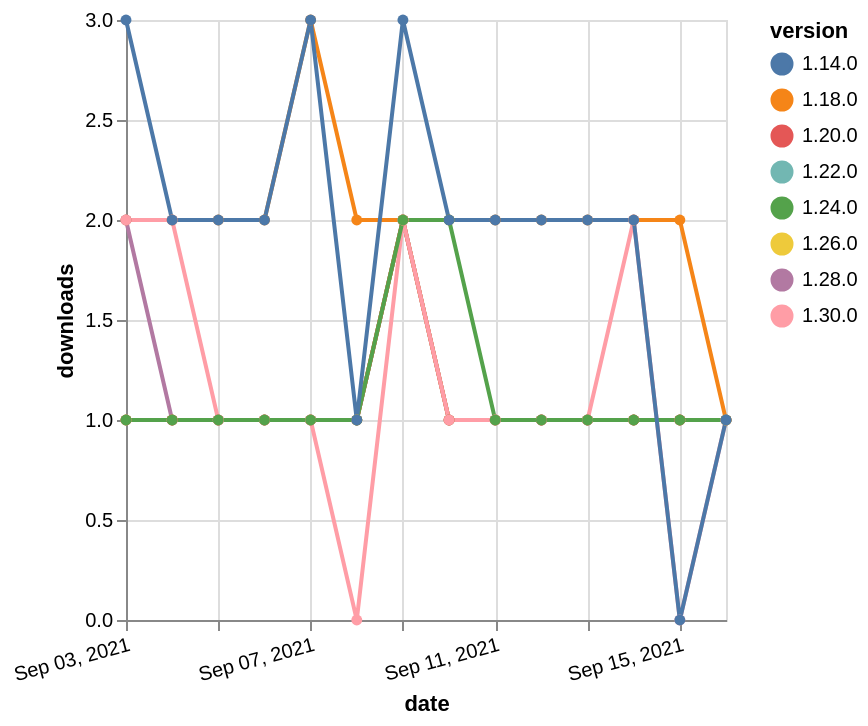

Vega-Lite specification for this chart:
### Vega-Lite specification from a JSON file in a GitHub repository (floating-point values rounded to 4 significant figures)
{"$schema": "https://vega.github.io/schema/vega-lite/v5.json", "description": "A simple bar chart with embedded data.", "data": {"values": [{"date": "2021-09-03", "total": 2517, "delta": 2, "version": "1.18.0"}, {"date": "2021-09-04", "total": 2519, "delta": 2, "version": "1.18.0"}, {"date": "2021-09-05", "total": 2521, "delta": 2, "version": "1.18.0"}, {"date": "2021-09-06", "total": 2523, "delta": 2, "version": "1.18.0"}, {"date": "2021-09-07", "total": 2526, "delta": 3, "version": "1.18.0"}, {"date": "2021-09-08", "total": 2528, "delta": 2, "version": "1.18.0"}, {"date": "2021-09-09", "total": 2530, "delta": 2, "version": "1.18.0"}, {"date": "2021-09-10", "total": 2532, "delta": 2, "version": "1.18.0"}, {"date": "2021-09-11", "total": 2534, "delta": 2, "version": "1.18.0"}, {"date": "2021-09-12", "total": 2536, "delta": 2, "version": "1.18.0"}, {"date": "2021-09-13", "total": 2538, "delta": 2, "version": "1.18.0"}, {"date": "2021-09-14", "total": 2540, "delta": 2, "version": "1.18.0"}, {"date": "2021-09-15", "total": 2542, "delta": 2, "version": "1.18.0"}, {"date": "2021-09-16", "total": 2543, "delta": 1, "version": "1.18.0"}, {"date": "2021-09-03", "total": 176, "delta": 1, "version": "1.22.0"}, {"date": "2021-09-04", "total": 177, "delta": 1, "version": "1.22.0"}, {"date": "2021-09-05", "total": 178, "delta": 1, "version": "1.22.0"}, {"date": "2021-09-06", "total": 179, "delta": 1, "version": "1.22.0"}, {"date": "2021-09-07", "total": 180, "delta": 1, "version": "1.22.0"}, {"date": "2021-09-08", "total": 181, "delta": 1, "version": "1.22.0"}, {"date": "2021-09-09", "total": 183, "delta": 2, "version": "1.22.0"}, {"date": "2021-09-10", "total": 184, "delta": 1, "version": "1.22.0"}, {"date": "2021-09-11", "total": 185, "delta": 1, "version": "1.22.0"}, {"date": "2021-09-12", "total": 186, "delta": 1, "version": "1.22.0"}, {"date": "2021-09-13", "total": 187, "delta": 1, "version": "1.22.0"}, {"date": "2021-09-14", "total": 188, "delta": 1, "version": "1.22.0"}, {"date": "2021-09-15", "total": 189, "delta": 1, "version": "1.22.0"}, {"date": "2021-09-16", "total": 190, "delta": 1, "version": "1.22.0"}, {"date": "2021-09-03", "total": 176, "delta": 2, "version": "1.28.0"}, {"date": "2021-09-04", "total": 177, "delta": 1, "version": "1.28.0"}, {"date": "2021-09-05", "total": 178, "delta": 1, "version": "1.28.0"}, {"date": "2021-09-06", "total": 179, "delta": 1, "version": "1.28.0"}, {"date": "2021-09-07", "total": 180, "delta": 1, "version": "1.28.0"}, {"date": "2021-09-08", "total": 181, "delta": 1, "version": "1.28.0"}, {"date": "2021-09-09", "total": 183, "delta": 2, "version": "1.28.0"}, {"date": "2021-09-10", "total": 184, "delta": 1, "version": "1.28.0"}, {"date": "2021-09-11", "total": 185, "delta": 1, "version": "1.28.0"}, {"date": "2021-09-12", "total": 186, "delta": 1, "version": "1.28.0"}, {"date": "2021-09-13", "total": 187, "delta": 1, "version": "1.28.0"}, {"date": "2021-09-14", "total": 188, "delta": 1, "version": "1.28.0"}, {"date": "2021-09-15", "total": 189, "delta": 1, "version": "1.28.0"}, {"date": "2021-09-16", "total": 190, "delta": 1, "version": "1.28.0"}, {"date": "2021-09-03", "total": 136, "delta": 1, "version": "1.26.0"}, {"date": "2021-09-04", "total": 137, "delta": 1, "version": "1.26.0"}, {"date": "2021-09-05", "total": 138, "delta": 1, "version": "1.26.0"}, {"date": "2021-09-06", "total": 139, "delta": 1, "version": "1.26.0"}, {"date": "2021-09-07", "total": 140, "delta": 1, "version": "1.26.0"}, {"date": "2021-09-08", "total": 141, "delta": 1, "version": "1.26.0"}, {"date": "2021-09-09", "total": 143, "delta": 2, "version": "1.26.0"}, {"date": "2021-09-10", "total": 144, "delta": 1, "version": "1.26.0"}, {"date": "2021-09-11", "total": 145, "delta": 1, "version": "1.26.0"}, {"date": "2021-09-12", "total": 146, "delta": 1, "version": "1.26.0"}, {"date": "2021-09-13", "total": 147, "delta": 1, "version": "1.26.0"}, {"date": "2021-09-14", "total": 148, "delta": 1, "version": "1.26.0"}, {"date": "2021-09-15", "total": 149, "delta": 1, "version": "1.26.0"}, {"date": "2021-09-16", "total": 150, "delta": 1, "version": "1.26.0"}, {"date": "2021-09-03", "total": 287, "delta": 1, "version": "1.20.0"}, {"date": "2021-09-04", "total": 288, "delta": 1, "version": "1.20.0"}, {"date": "2021-09-05", "total": 289, "delta": 1, "version": "1.20.0"}, {"date": "2021-09-06", "total": 290, "delta": 1, "version": "1.20.0"}, {"date": "2021-09-07", "total": 291, "delta": 1, "version": "1.20.0"}, {"date": "2021-09-08", "total": 292, "delta": 1, "version": "1.20.0"}, {"date": "2021-09-09", "total": 294, "delta": 2, "version": "1.20.0"}, {"date": "2021-09-10", "total": 295, "delta": 1, "version": "1.20.0"}, {"date": "2021-09-11", "total": 296, "delta": 1, "version": "1.20.0"}, {"date": "2021-09-12", "total": 297, "delta": 1, "version": "1.20.0"}, {"date": "2021-09-13", "total": 298, "delta": 1, "version": "1.20.0"}, {"date": "2021-09-14", "total": 299, "delta": 1, "version": "1.20.0"}, {"date": "2021-09-15", "total": 300, "delta": 1, "version": "1.20.0"}, {"date": "2021-09-16", "total": 301, "delta": 1, "version": "1.20.0"}, {"date": "2021-09-03", "total": 116, "delta": 2, "version": "1.30.0"}, {"date": "2021-09-04", "total": 118, "delta": 2, "version": "1.30.0"}, {"date": "2021-09-05", "total": 119, "delta": 1, "version": "1.30.0"}, {"date": "2021-09-06", "total": 120, "delta": 1, "version": "1.30.0"}, {"date": "2021-09-07", "total": 121, "delta": 1, "version": "1.30.0"}, {"date": "2021-09-08", "total": 121, "delta": 0, "version": "1.30.0"}, {"date": "2021-09-09", "total": 123, "delta": 2, "version": "1.30.0"}, {"date": "2021-09-10", "total": 124, "delta": 1, "version": "1.30.0"}, {"date": "2021-09-11", "total": 125, "delta": 1, "version": "1.30.0"}, {"date": "2021-09-12", "total": 126, "delta": 1, "version": "1.30.0"}, {"date": "2021-09-13", "total": 127, "delta": 1, "version": "1.30.0"}, {"date": "2021-09-14", "total": 129, "delta": 2, "version": "1.30.0"}, {"date": "2021-09-15", "total": 129, "delta": 0, "version": "1.30.0"}, {"date": "2021-09-16", "total": 130, "delta": 1, "version": "1.30.0"}, {"date": "2021-09-03", "total": 176, "delta": 1, "version": "1.24.0"}, {"date": "2021-09-04", "total": 177, "delta": 1, "version": "1.24.0"}, {"date": "2021-09-05", "total": 178, "delta": 1, "version": "1.24.0"}, {"date": "2021-09-06", "total": 179, "delta": 1, "version": "1.24.0"}, {"date": "2021-09-07", "total": 180, "delta": 1, "version": "1.24.0"}, {"date": "2021-09-08", "total": 181, "delta": 1, "version": "1.24.0"}, {"date": "2021-09-09", "total": 183, "delta": 2, "version": "1.24.0"}, {"date": "2021-09-10", "total": 185, "delta": 2, "version": "1.24.0"}, {"date": "2021-09-11", "total": 186, "delta": 1, "version": "1.24.0"}, {"date": "2021-09-12", "total": 187, "delta": 1, "version": "1.24.0"}, {"date": "2021-09-13", "total": 188, "delta": 1, "version": "1.24.0"}, {"date": "2021-09-14", "total": 189, "delta": 1, "version": "1.24.0"}, {"date": "2021-09-15", "total": 190, "delta": 1, "version": "1.24.0"}, {"date": "2021-09-16", "total": 191, "delta": 1, "version": "1.24.0"}, {"date": "2021-09-03", "total": 3092, "delta": 3, "version": "1.14.0"}, {"date": "2021-09-04", "total": 3094, "delta": 2, "version": "1.14.0"}, {"date": "2021-09-05", "total": 3096, "delta": 2, "version": "1.14.0"}, {"date": "2021-09-06", "total": 3098, "delta": 2, "version": "1.14.0"}, {"date": "2021-09-07", "total": 3101, "delta": 3, "version": "1.14.0"}, {"date": "2021-09-08", "total": 3102, "delta": 1, "version": "1.14.0"}, {"date": "2021-09-09", "total": 3105, "delta": 3, "version": "1.14.0"}, {"date": "2021-09-10", "total": 3107, "delta": 2, "version": "1.14.0"}, {"date": "2021-09-11", "total": 3109, "delta": 2, "version": "1.14.0"}, {"date": "2021-09-12", "total": 3111, "delta": 2, "version": "1.14.0"}, {"date": "2021-09-13", "total": 3113, "delta": 2, "version": "1.14.0"}, {"date": "2021-09-14", "total": 3115, "delta": 2, "version": "1.14.0"}, {"date": "2021-09-15", "total": 3115, "delta": 0, "version": "1.14.0"}, {"date": "2021-09-16", "total": 3116, "delta": 1, "version": "1.14.0"}]}, "width": "container", "mark": {"type": "line", "point": {"filled": true}}, "encoding": {"x": {"field": "date", "type": "temporal", "timeUnit": "yearmonthdate", "title": "date", "axis": {"labelAngle": -15}}, "y": {"field": "delta", "type": "quantitative", "title": "downloads"}, "color": {"field": "version", "type": "nominal"}, "tooltip": {"field": "delta"}}}
